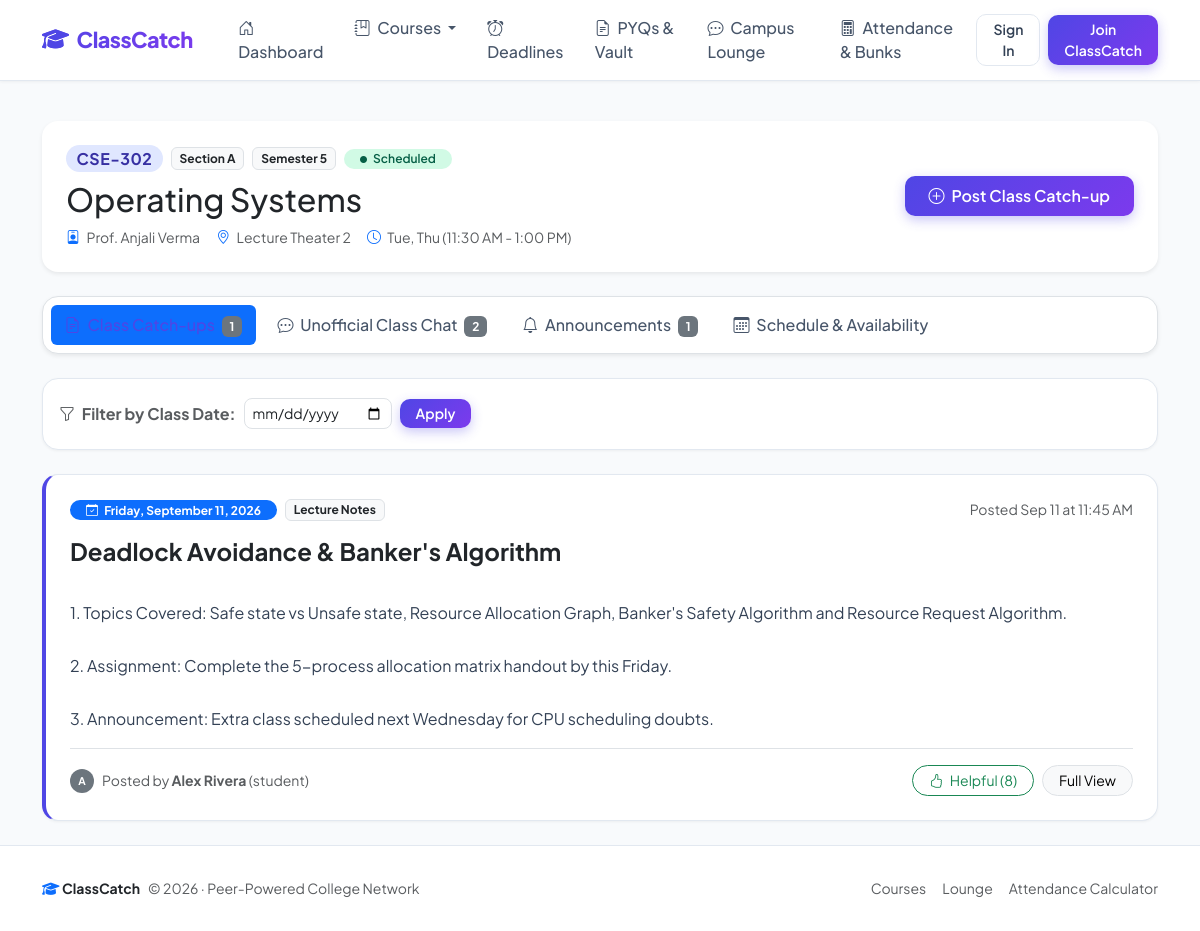
/course/2, run on the app's committed database.
### models.py (models this page shows, shortened)
class Course(db.Model):
    __tablename__ = 'courses'
    id = db.Column(db.Integer, primary_key=True)
    name = db.Column(db.String(150), nullable=False)
    code = db.Column(db.String(20), nullable=False, index=True)
    section = db.Column(db.String(10), default='A', nullable=False)
    semester = db.Column(db.Integer, default=1, nullable=False)
    instructor = db.Column(db.String(120), default='Prof. TBD', nullable=False)
    room = db.Column(db.String(60), default='Lecture Hall 101', nullable=False)
    schedule = db.Column(db.String(150), default='Mon, Wed 10:00 AM - 11:30 AM', nullable=False)
    status = db.Column(db.String(40), default='Scheduled', nullable=False)  # Scheduled, Cancelled, Extra Class
    summaries = db.relationship('Summary', backref='course', lazy=True, cascade='all, delete-orphan')
    chats = db.relationship('ChatMessage', backref='course', lazy=True, cascade='all, delete-orphan')
    announcements = db.relationship('Announcement', backref='course', lazy=True, cascade='all, delete-orphan')
    attendances = db.relationship('AttendanceRecord', backref='course', lazy=True, cascade='all, delete-orphan')
    deadlines = db.relationship('Deadline', backref='course', lazy=True, cascade='all, delete-orphan')
    resources = db.relationship('Resource', backref='course', lazy=True, cascade='all, delete-orphan')
    @property
    def full_title(self):
        return f"{self.code} - {self.name} (Sec {self.section})"

class Summary(db.Model):
    __tablename__ = 'summaries'
    id = db.Column(db.Integer, primary_key=True)
    course_id = db.Column(db.Integer, db.ForeignKey('courses.id'), nullable=False, index=True)
    user_id = db.Column(db.Integer, db.ForeignKey('users.id'), nullable=False, index=True)
    date = db.Column(db.Date, nullable=False, index=True)
    topic = db.Column(db.String(200), nullable=True)
    category = db.Column(db.String(50), default='Lecture Notes', nullable=False)  # Lecture Notes, Assignment, Exam Prep
    content = db.Column(db.Text, nullable=False)
    helpful_count = db.Column(db.Integer, default=0, nullable=False)
    is_verified = db.Column(db.Boolean, default=False, nullable=False)
    verified_by = db.Column(db.String(100), nullable=True)
    created_at = db.Column(db.DateTime, default=datetime.utcnow, nullable=False)

class User(UserMixin, db.Model):
    __tablename__ = 'users'
    id = db.Column(db.Integer, primary_key=True)
    name = db.Column(db.String(100), nullable=False)
    email = db.Column(db.String(120), unique=True, nullable=False, index=True)
    password_hash = db.Column(db.String(255), nullable=False)
    role = db.Column(db.String(20), default='student', nullable=False)
    avatar_color = db.Column(db.String(20), default='indigo', nullable=False)
    karma = db.Column(db.Integer, default=50, nullable=False)
    summaries = db.relationship('Summary', backref='author', lazy=True, cascade='all, delete-orphan')
    chats = db.relationship('ChatMessage', backref='author', lazy=True, cascade='all, delete-orphan')
    announcements = db.relationship('Announcement', backref='author', lazy=True, cascade='all, delete-orphan')
    attendance_records = db.relationship('AttendanceRecord', backref='student', lazy=True, cascade='all, delete-orphan')
    deadlines = db.relationship('Deadline', backref='author', lazy=True, cascade='all, delete-orphan')
    resources = db.relationship('Resource', backref='author', lazy=True, cascade='all, delete-orphan')

### app.py (the view)
@app.route('/course/<int:course_id>', methods=['GET'])
def course_detail(course_id):
    course = Course.query.get_or_404(course_id)
    active_tab = request.args.get('tab', 'summaries')
    date_filter = request.args.get('date')
    query = Summary.query.filter_by(course_id=course.id)
    if date_filter:
        try:
            filter_date_obj = datetime.strptime(date_filter, '%Y-%m-%d').date()
            query = query.filter_by(date=filter_date_obj)
        except ValueError:
            flash('Invalid date filter provided. Showing all dates.', 'warning')
    summaries = query.order_by(Summary.date.desc(), Summary.created_at.desc()).all()
    chats = ChatMessage.query.filter_by(course_id=course.id).order_by(ChatMessage.created_at.asc()).all()
    announcements = Announcement.query.filter_by(course_id=course.id).order_by(Announcement.created_at.desc()).all()
    summary_form = SummaryForm()
    summary_form.course_id.choices = [(course.id, course.full_title)]
    summary_form.course_id.data = course.id
    summary_form.date.data = date.today()
    chat_form = ChatMessageForm()
    announcement_form = AnnouncementForm()
    return render_template(
        'course.html',
        title=f"{course.code} Hub",
        course=course,
        active_tab=active_tab,
        summaries=summaries,
        chats=chats,
        announcements=announcements,
        summary_form=summary_form,
        chat_form=chat_form,
        announcement_form=announcement_form,
        date_filter=date_filter
    )

### forms.py
class SummaryForm(FlaskForm):
    course_id = SelectField('Course', coerce=int, validators=[
        DataRequired(message="Please select a course.")
    ])
    date = DateField('Class Date', default=date.today, validators=[
        DataRequired(message="Please select the date of the class.")
    ])
    category = SelectField('Category', choices=[
        ('Lecture Notes', '📝 Lecture Notes & Concepts'),
        ('Assignment', '📋 Assignment / Homework Given'),
        ('Exam Prep', '🎯 Midterm / Quiz Highlights'),
        ('Lab Work', '🧪 Practical / Lab Experiment')
    ], default='Lecture Notes')
    topic = StringField('Topic / Chapter Covered', validators=[
        Optional(),
        Length(max=200, message="Topic title cannot exceed 200 characters.")
    ])
    content = TextAreaField('Class Summary & Key Takeaways', validators=[
        DataRequired(message="Please share what was covered, assignments assigned, or announcements made.")
    ])
    submit = SubmitField('Post Class Catch-up')

class ChatMessageForm(FlaskForm):
    message = TextAreaField('Message / Requirement', validators=[
        DataRequired(message="Please enter your message or question.")
    ])
    category = SelectField('Type', choices=[
        ('General', '💬 General Discussion'),
        ('Requirement', '🙋 Requirement / Lab Manual'),
        ('Doubt', '❓ Question / Doubt'),
        ('Notes Request', '📄 Notes Request')
    ], default='General')
    is_anonymous = BooleanField('Ask Anonymously 🎭')
    submit = SubmitField('Send Message')

### app.py (called while the page is built)
@app.context_processor
def inject_globals():
    all_courses = Course.query.order_by(Course.code).all() if Course.query else []
    return {
        'today': date.today(),
        'current_year': datetime.now().year,
        'global_courses': all_courses
    }

### templates/course.html (shortened to what this page needs)
{% extends "base.html" %}
{% block content %}
<div class="card card-modern p-4 mb-4 border-0 shadow-sm bg-white">
    <div class="row align-items-center">
        <div class="col-lg-8">
            <div class="d-flex flex-wrap align-items-center gap-2 mb-2">
                <span class="badge badge-code fs-6">{{ course.code }}</span>
                <span class="badge bg-light text-dark border">Section {{ course.section }}</span>
                <span class="badge bg-light text-dark border">Semester {{ course.semester }}</span>
                <span class="badge {% if course.status == 'Scheduled' %}badge-status-scheduled{% else %}badge-status-cancelled{% endif %} rounded-pill px-3 py-1">
                    <i class="bi bi-circle-fill me-1" style="font-size: 7px;"></i> {{ course.status }}
                </span>
            </div>
            <h2 class="fw-extrabold mb-1">{{ course.name }}</h2>
            <div class="text-muted small d-flex flex-wrap gap-3 mt-2">
                <span><i class="bi bi-person-badge text-primary me-1"></i> {{ course.instructor }}</span>
                <span><i class="bi bi-geo-alt text-primary me-1"></i> {{ course.room }}</span>
                <span><i class="bi bi-clock text-primary me-1"></i> {{ course.schedule }}</span>
            </div>
        </div>
        <div class="col-lg-4 text-lg-end mt-3 mt-lg-0">
            <button class="btn btn-primary-gradient px-4 py-2" data-bs-toggle="collapse" data-bs-target="#quickPostBox" aria-expanded="false" id="btn-toggle-quick-post">
                <i class="bi bi-plus-circle me-1"></i> Post Class Catch-up
            </button>
        </div>
    </div>
</div>
<ul class="nav nav-pills mb-4 gap-2 bg-white p-2 rounded-4 border shadow-sm" id="courseTabs" role="tablist">
    <li class="nav-item">
        <a class="nav-link {% if active_tab == 'summaries' %}active{% endif %}" href="{{ url_for('course_detail', course_id=course.id, tab='summaries') }}" id="tab-summaries">
            <i class="bi bi-file-earmark-text me-1"></i> Class Catch-ups <span class="badge bg-secondary ms-1">{{ summaries|length }}</span>
        </a>
    </li>
    <li class="nav-item">
        <a class="nav-link {% if active_tab == 'chat' %}active{% endif %}" href="{{ url_for('course_detail', course_id=course.id, tab='chat') }}" id="tab-chat">
            <i class="bi bi-chat-dots me-1"></i> Unofficial Class Chat <span class="badge bg-secondary ms-1">{{ chats|length }}</span>
        </a>
    </li>
    <li class="nav-item">
        <a class="nav-link {% if active_tab == 'announcements' %}active{% endif %}" href="{{ url_for('course_detail', course_id=course.id, tab='announcements') }}" id="tab-announcements">
            <i class="bi bi-bell me-1"></i> Announcements <span class="badge bg-secondary ms-1">{{ announcements|length }}</span>
        </a>
    </li>
    <li class="nav-item">
        <a class="nav-link {% if active_tab == 'schedule' %}active{% endif %}" href="{{ url_for('course_detail', course_id=course.id, tab='schedule') }}" id="tab-schedule">
            <i class="bi bi-calendar3 me-1"></i> Schedule & Availability
        </a>
    </li>
</ul>
{% if active_tab == 'summaries' %}
    <div class="card card-modern p-3 mb-4 bg-white">
        <form method="GET" action="{{ url_for('course_detail', course_id=course.id) }}" class="row g-2 align-items-center">
            <div class="col-auto">
                <label for="date-filter-input" class="col-form-label fw-bold small text-muted">
                    <i class="bi bi-funnel me-1"></i> Filter by Class Date:
                </label>
            </div>
            <div class="col-auto">
                <input type="date" id="date-filter-input" name="date" class="form-control form-control-sm rounded-3" value="{{ date_filter or '' }}">
            </div>
            <div class="col-auto">
                <button type="submit" class="btn btn-sm btn-primary-gradient px-3" id="btn-filter-date">Apply</button>
            </div>
        </form>
    </div>
    <div class="row g-4">
        {% for s in summaries %}
            <div class="col-12">
                <div class="card card-modern p-4 summary-card {% if s.category == 'Assignment' %}assignment-border{% elif s.category == 'Exam Prep' %}exam-border{% endif %}">
                    <div class="d-flex flex-wrap justify-content-between align-items-center mb-3">
                        <div class="d-flex align-items-center gap-2 flex-wrap">
                            <span class="badge bg-primary rounded-pill px-3 py-1">
                                <i class="bi bi-calendar-check me-1"></i> {{ s.date.strftime('%A, %B %d, %Y') }}
                            </span>
                            <span class="badge bg-light text-dark border">{{ s.category }}</span>
                        </div>
                        <div class="text-muted small">
                            Posted {{ s.created_at.strftime('%b %d at %I:%M %p') }}
                        </div>
                    </div>
                    <h4 class="fw-bold text-dark mb-2">
                        <a href="{{ url_for('summary_detail', summary_id=s.id) }}" class="text-decoration-none text-dark">
                            {{ s.topic or 'Class Highlights & Notes' }}
                        </a>
                    </h4>
                    <div class="summary-content-preview mb-3">
                        {{ s.content }}
                    </div>
                    <div class="pt-3 border-top d-flex justify-content-between align-items-center flex-wrap gap-2">
                        <div class="d-flex align-items-center gap-2 small text-muted">
                            <span class="badge rounded-circle bg-secondary text-white p-2" style="width: 24px; height: 24px; display: inline-flex; align-items: center; justify-content: center;">
                                {{ s.author.name[0]|upper }}
                            </span>
                            <span>Posted by <strong>{{ s.author.name }}</strong> ({{ s.author.role }})</span>
                        </div>
                        <div class="d-flex align-items-center gap-2">
                            <form action="{{ url_for('mark_helpful', summary_id=s.id) }}" method="POST" class="d-inline">
                                <button type="submit" class="btn btn-sm btn-outline-success rounded-pill px-3">
                                    <i class="bi bi-hand-thumbs-up me-1"></i> Helpful ({{ s.helpful_count }})
                                </button>
                            </form>
                            <a href="{{ url_for('summary_detail', summary_id=s.id) }}" class="btn btn-sm btn-light border rounded-pill px-3">
                                Full View
                            </a>
                        </div>
                    </div>
                </div>
            </div>
        {% endfor %}
    </div>
{% endif %}
{% endblock %}

### static/css/style.css (style rules this page uses)
:root { --primary-color: #4f46e5; --primary-hover: #4338ca; --primary-gradient: linear-gradient(135deg, #4f46e5 0%, #7c3aed 100%); --primary-light: #eef2ff; --secondary-color: #64748b; --success-color: #10b981; --warning-color: #f59e0b; --danger-color: #ef4444; --surface-bg: #f8fafc; --card-bg: #ffffff; --border-color: #e2e8f0; --text-main: #0f172a; --text-muted: #64748b; --radius-md: 12px; --radius-lg: 16px; --radius-pill: 9999px; --shadow-sm: 0 1px 3px rgba(0, 0, 0, 0.05); --shadow-md: 0 4px 6px -1px rgba(0, 0, 0, 0.05), 0 2px 4px -2px rgba(0, 0, 0, 0.05); --shadow-lg: 0 10px 25px -5px rgba(79, 70, 229, 0.08), 0 8px 10px -6px rgba(0, 0, 0, 0.03); --shadow-hover: 0 15px 30px -5px rgba(79, 70, 229, 0.15); }
body { font-family: 'Plus Jakarta Sans', -apple-system, BlinkMacSystemFont, sans-serif; background-color: var(--surface-bg); color: var(--text-main); min-height: 100vh; display: flex; flex-direction: column; }
.nav-link { font-weight: 500; color: #475569 !important; padding: 0.5rem 0.85rem !important; border-radius: 8px; transition: all 0.2s ease; }
.nav-link:hover, .nav-link.active { color: var(--primary-color) !important; background-color: var(--primary-light); }
.card-modern { background: var(--card-bg); border: 1px solid var(--border-color); border-radius: var(--radius-lg); box-shadow: var(--shadow-sm); transition: transform 0.2s ease, box-shadow 0.2s ease, border-color 0.2s ease; }
.badge-code { background: #e0e7ff; color: #3730a3; font-weight: 700; font-size: 0.8rem; padding: 0.35rem 0.65rem; border-radius: var(--radius-pill); letter-spacing: 0.5px; }
.badge-status-scheduled { background-color: #d1fae5; color: #065f46; font-weight: 600; }
.btn-primary-gradient { background: var(--primary-gradient); color: white !important; border: none; font-weight: 600; box-shadow: 0 4px 12px rgba(79, 70, 229, 0.3); transition: all 0.2s ease; border-radius: 10px; }
.summary-card { border-left: 4px solid var(--primary-color) !important; transition: all 0.2s ease; }
.summary-content-preview { white-space: pre-line; color: #334155; line-height: 1.65; }

### data on the page
Course: code "CSE-302", section "A", semester "5", status "Scheduled", name "Operating Systems", instructor "Prof. Anjali Verma", room "Lecture Theater 2", schedule "Tue, Thu (11:30 AM - 1:00 PM)"
Summary: date "Friday, September 11, 2026", category "Lecture Notes", created_at "Sep 11 at 11:45 AM", topic "Deadlock Avoidance & Banker's Algorithm", content "1. Topics Covered: Safe state vs Unsafe state, Resource Allocation Graph, Banker's Safety Algorithm and Resource Request Algorithm. 2. Assignment: Complete the 5-process allocation matrix handout by this Friday. 3. Announcement: Extra class scheduled next Wednesday for CPU scheduling doubts.", author "A", author.name "Alex Rivera", author.role "student", helpful_count "8"

### other printed values
{{ summaries|length }} "1"
{{ chats|length }} "2"
{{ announcements|length }} "1"
